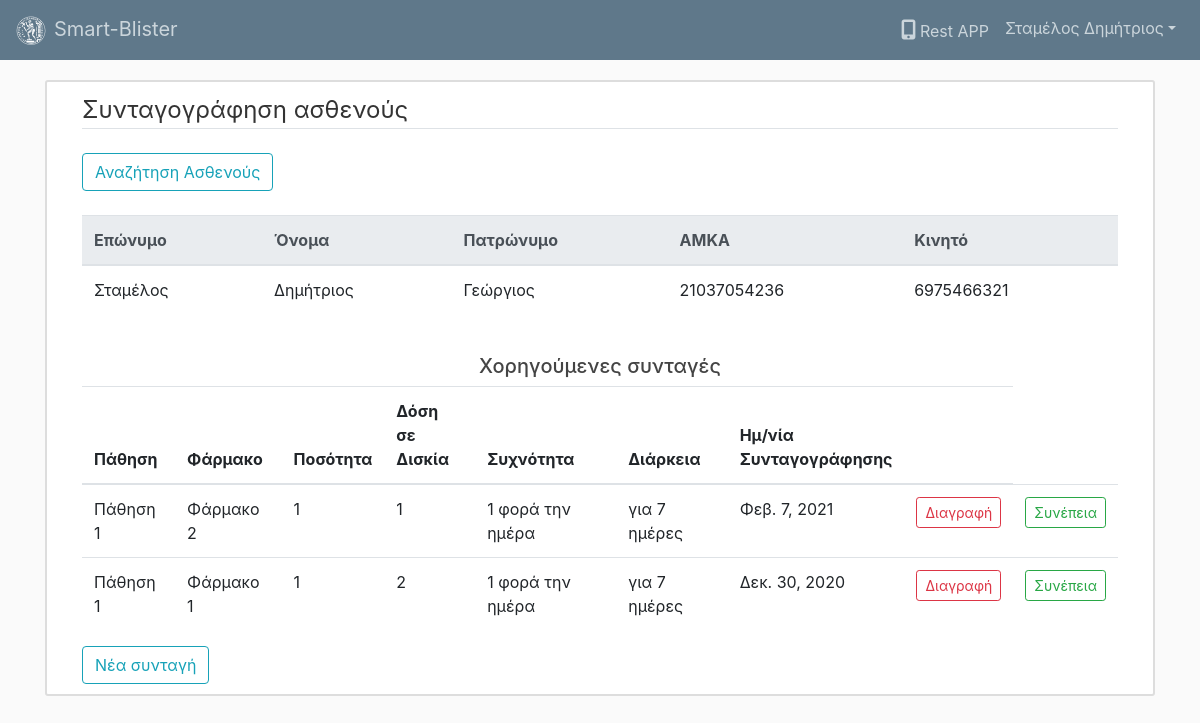
/doctor/prescription/patient/7/ (signed in), run on an earlier commit of the app's database.
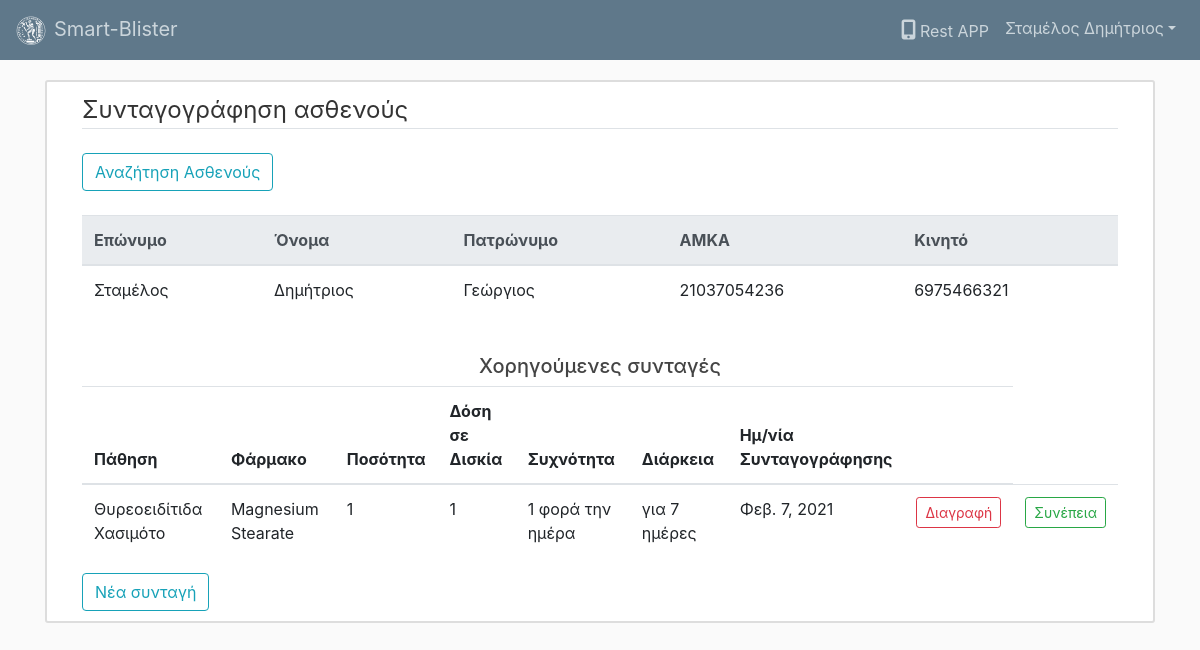
And on a later commit of the database.
### users/models.py (models this page shows, shortened)
class PatientProfile(models.Model):
	user = models.OneToOneField(User,on_delete=models.CASCADE)
	doctor = models.ForeignKey(DoctorProfile, on_delete=models.SET_NULL, blank=True, null=True)

class UserProfile(models.Model):
	id_type_choices = (
		(1,'Αστυνομική'),
		(2,'Διαβατήριο'),
		(3,'Στρατιωτική')
	)
	user = models.OneToOneField(User,on_delete=models.CASCADE)
	amka = models.CharField(max_length=11,unique=True,default='')
	birthdate = models.DateField(default=timezone.now)
	cell_phone = models.BigIntegerField(blank=True)
	id_num = models.CharField(max_length=8,unique=True,default='')
	id_type = models.PositiveSmallIntegerField(choices=id_type_choices,default=1)
	id_date_issued = models.DateField(default=timezone.now)
	id_place_issued = models.CharField(max_length=100,default='')
	father_name = models.CharField(max_length=50,blank=True)
	is_doctor = models.BooleanField(default=False)
	is_pharmacist = models.BooleanField(default=False)
	is_pharmacy = models.BooleanField(default=False)
	is_patient = models.BooleanField(default=False)

### doctor/models.py (models this page shows, shortened)
class Prescription(models.Model):
	quantity_choices = (
		(1,'1'),
		(2,'2'),
		(3,'3')
	)
	frequency_choices = (
		(1,'1 φορά την ημέρα'),
		(2,'2 φορές την ημέρα'),
		(3,'3 φορές την ημέρα'),
		(4,'4 φορές την ημέρα'),
		(5,'1 φορά την εβδομάδα'),
		(6,'2 φορές την εβδομάδα'),
		(7,'3 φορές την εβδομάδα')
	)
	duration_choices = (
		(1,'για 7 ημέρες'),
		(2,'για 10 ημέρες'),
		(3,'για 2 εβδομάδες'),
		(4,'για 1 μήνα'),
		(5,'για 2 μήνες'),
		(6,'για 3 μήνες'),
		(7,'για 6 μήνες'),
		(8,'για ένα έτος')
	)
	patient = models.ForeignKey(PatientProfile, null = True, blank=True, on_delete=models.PROTECT)
	doctor = models.ForeignKey(DoctorProfile, null = True, blank=True, on_delete=models.PROTECT)
	date_issued = models.DateField(default=timezone.now)
	illness = models.CharField(max_length=255)
	medicine = models.CharField(max_length=255)
	quantity = models.IntegerField(choices=quantity_choices,default=1)
	dosage = models.IntegerField(choices=quantity_choices,default=1)
	frequency = models.ForeignKey(Frequency, on_delete=models.PROTECT, default=1)
	duration = models.ForeignKey(Duration, on_delete=models.PROTECT, default=1)

class Frequency(models.Model):
	description = models.CharField(max_length=50)
	def __str__(self):
		return self.description

class Duration(models.Model):
	description = models.CharField(max_length=50)
	def __str__(self):
		return self.description

### doctor/views.py (the view)
# urls.py: path('prescription/patient/<int:patient_id>/',views.chargedPrescriptions, name='chargedPrescriptions'),
@login_required
def chargedPrescriptions(request,patient_id):
	if request.method == 'POST':
		form = PatientSearchForm(request.POST)
		form1 = PrescriptionAddForm(request.POST)
		if form.is_valid():
			amka = form.cleaned_data['amka']
			try:
				patient = PatientProfile.objects.get(user__userprofile__amka=amka)
				prescriptions = patient.prescription_set.all().order_by('-date_issued')
			except PatientProfile.DoesNotExist:
				patient = None
				prescriptions = None
		else:
			patient = None
			prescriptions = None
	else:
		form = PatientSearchForm()
		form1 = PrescriptionAddForm()
		try:
			patient = PatientProfile.objects.get(id=patient_id)
			prescriptions = patient.prescription_set.all().order_by('-date_issued')
		except PatientProfile.DoesNotExist:
			patient = None
			blisters = None
	context = {
		'title':'Συνταγογράφηση',
		'form':form,
		'form1':form1,
		'patient':patient,
		'prescriptions': prescriptions
	}
	return render(request,'doctor/prescription.html', context)

### doctor/forms.py
class PatientSearchForm(forms.Form):
	amka = forms.CharField(label='AMKA',initial='',help_text='Εισαγωγή ΑΜΚΑ ασθενούς')

class PrescriptionAddForm(forms.ModelForm):
	quantity_choices = (
		(1,'1'),
		(2,'2'),
		(3,'3')
	)
	frequency_choices = (
		(1,'1 φορά την ημέρα'),
		(2,'2 φορές την ημέρα'),
		(3,'3 φορές την ημέρα'),
		(4,'4 φορές την ημέρα'),
		(5,'1 φορά την εβδομάδα'),
		(6,'2 φορές την εβδομάδα'),
		(7,'3 φορές την εβδομάδα')
	)
	duration_choices = (
		(1,'για 7 ημέρες'),
		(2,'για 10 ημέρες'),
		(3,'για 2 εβδομάδες'),
		(4,'για 1 μήνα'),
		(5,'για 2 μήνες'),
		(6,'για 3 μήνες'),
		(7,'για 6 μήνες'),
		(8,'για ένα έτος')
	)
	date_issued = forms.DateField(label='Ημ/νία Έκδοσης',initial=timezone.now())
	illness = forms.CharField(label='Πάθηση',max_length=255)
	medicine = forms.CharField(label='Φάρμακο', max_length=255)
	quantity = forms.ChoiceField(label='Ποσότητα', choices=quantity_choices)
	dosage = forms.ChoiceField(label='Δοσολογία σε δισκία', choices=quantity_choices)
	frequency = forms.ModelChoiceField(label='Συχνότητα',queryset=Frequency.objects.all().order_by('id'), initial=1)
	duration = forms.ModelChoiceField(label='Διάρκεια',queryset=Duration.objects.all().order_by('id'), initial=1)
	class Meta:
		model = Prescription
		fields = '__all__'

### doctor/templates/doctor/prescription.html (shortened to what this page needs)
{% extends "dashboard/base.html" %}
{% load crispy_forms_tags %}
{% block body_block %}
	<div class="content-section">
		<div class="container mb-4">
			<legend class="border-bottom mb-4">Συνταγογράφηση ασθενούς</legend>
			<button type="button mb-4" class="btn btn-outline-info" data-toggle="modal" data-target="#myModal">Αναζήτηση Ασθενούς</button>
		</div>
		<div class="container">
      {% if patient == None %}
      <div class="table-responsive">
        <table class="table">
          <thead class="thead-light">
            <tr>
              <th>Επώνυμο</th>
              <th>Όνομα</th>
              <th>Πατρώνυμο</th>
              <th>ΑΜΚΑ</th>
              <th></th>
            </tr>
          </thead>
          <tbody>
            <tr>
              <th colspan="5">Δεν υπάρχουν δεδομένα</th>
            </tr>
          </tbody>
        </table>
      </div>
      {% else %}
      <div class="table-responsive">
        <table class="table">
          <thead class="thead-light">
            <tr>
              <th>Επώνυμο</th>
              <th>Όνομα</th>
              <th>Πατρώνυμο</th>
              <th>ΑΜΚΑ</th>
              <th>Κινητό</th>
            </tr>
          </thead>
          <tbody>
            <tr>
              <form>
                <td>{{ patient.user.last_name }}</td>
                <td>{{ patient.user.first_name }}</td>
                <td>{{ patient.user.userprofile.father_name }}</td>
                <td>{{ patient.user.userprofile.amka }} </td>
                <td>{{ patient.user.userprofile.cell_phone}}</td>
              </form>
            </tr>
            </tbody>
        </table>
      </div>
      <div class="text-center mt-4"><h5>Χορηγούμενες συνταγές</h5></div>
      <div class="table-responsive">
        <table class="table">
          <thead>
            <tr>
              <th>Πάθηση</th>
              <th>Φάρμακο</th>
              <th>Ποσότητα</th>
              <th>Δόση<br>σε Δισκία</th>
              <th>Συχνότητα</th>
              <th>Διάρκεια</th>
              <th>Ημ/νία<br>Συνταγογράφησης</th>
              <th></th>
            </tr>
          </thead>
          <tbody>
          {% for prescription in prescriptions %}
          <tr>
            <td>{{ prescription.illness }}</td>
            <td>{{ prescription.medicine }}</td>
            <td>{{ prescription.quantity }}</td>
            <td>{{ prescription.dosage }}</td>
            <td>{{ prescription.frequency.description }}</td>
            <td>{{ prescription.duration.description }}</td>
            <td>{{ prescription.date_issued }}</td>
            <td>
              <div class="d-flex flex-row-reverse">
                <form action="{% url 'doctor:deletePrescription' prescription.id %}" method="post">
                  <input class="btn btn-outline-danger btn-sm" type="submit" value="Διαγραφή">
                </form>
              </div>
            </td>
            <td>
              <div class="d-flex flex-row-reverse">
                <a href="{% url 'doctor:actions' prescription.id %}" class="btn btn-outline-success btn-sm">Συνέπεια</a>
              </div>
            </td>
          </tr>
          {% endfor %}
          </tbody>
        </table>
      </div>
      <div class="d-flex flex-row"><button type="button" class="btn btn-outline-info" data-toggle="modal" data-target="#myModal1">Νέα συνταγή</button></div>
      {% endif %}
    </div>
  </div>
{% endblock %}

### dashboard/templates/dashboard/base.html (shortened to what this page needs)
{% load static %}
<!DOCTYPE html>
<html>
<head>
  <link rel="stylesheet" href="https://stackpath.bootstrapcdn.com/bootstrap/4.5.0/css/bootstrap.min.css">
  <link rel="stylesheet" type="text/css" href="{% static 'dashboard/css/main.css' %}">
</head>
<body>
  <header class="site-header">
    <nav class="navbar fixed-top navbar-expand-sm navbar-dark bg-steel">
      <a class="navbar-brand mr-4" href="{% url 'dashboard:index' %}">
        <img class="mr-2" src="{% static 'dashboard/img/pyrforos.png' %}" width="30" height="30" alt="pyrforos" loading="lazy">Smart-Blister
      </a>
      <div class="collapse navbar-collapse" id="navbarToggler">
        <ul class="navbar-nav ml-auto">
          <li class="nav-item"><a class="nav-link" href="https://letscode.gr/static/download/Rest.apk"><i class="fas fa-mobile-alt p-1" style="font-size:20px;"></i>Rest APP</a></li>
          {% if user.is_authenticated %}
            <li class="nav-item dropdown">
              <a class="nav-link dropdown-toggle" href="#" id="navbardrop" data-toggle="dropdown">{{ user.last_name }} {{ user.first_name }}</a>
            </li>
          {% else %}
            <li class="nav-item"><a class="nav-link" href="{% url 'users:registration' %}">Εγγραφή</a></li>
            <li class="nav-item"><a class="nav-link" href="{% url 'login' %}">Σύνδεση</a></li>
          {% endif %}
        </ul>
      </div>
    </nav>
  </header>
  <main role="main" class="container">
    {% block body_block %}
    {% endblock %}
  </main>
</body>
</html>

### dashboard/static/dashboard/css/main.css (style rules this page uses)
body { background: #fafafa; color: #333333; margin-top: 5rem; }
h1, h2, h3, h4, h5, h6 { color: #444444; }
ul { margin:0; }
.bg-steel { background-color: #5f788a; }
.site-header .navbar-nav .nav-link { color: #cbd5db; }
.site-header .navbar-brand { color: #cbd5db; }
.content-section { background: #ffffff; padding: 10px 20px; border: 2px solid #dddddd; border-radius: 3px; margin-bottom: 20px; }
th, td { padding: 10px; }
input { width: 100%; padding: 2px; border: none; }

What changed in the data, as far as the page shows it:
removed Prescription: illness "Πάθηση 1", medicine "Φάρμακο 1", quantity "1", dosage "2", frequency.description "1 φορά την ημέρα", duration.description "για 7 ημέρες", date_issued "Δεκ. 30, 2020"
changed Prescription "1 φορά την ημέρα": illness "Πάθηση 1" → "Θυρεοειδίτιδα Χασιμότο"; medicine "Φάρμακο 2" → "Magnesium Stearate"
